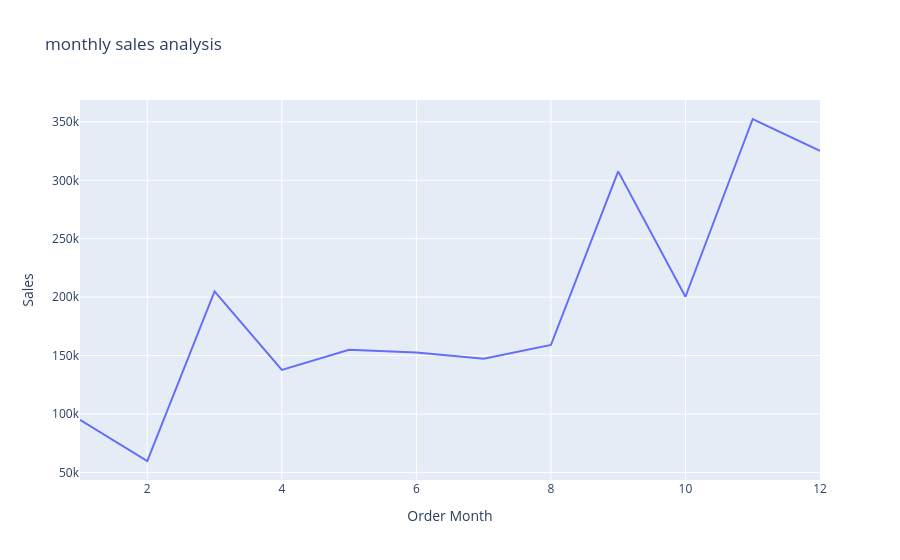

Here is the notebook cell this chart was saved with:
### Markdown cell above
# Monthly Sales Analysis

### Code cell
sales_by_month=data.groupby('Order Month')['Sales'].sum().reset_index()
fig=px.line(sales_by_month,
            x='Order Month',
            y='Sales',
            title='monthly sales analysis')
fig.show()

### Figure 1 — Plotly figure (JSON) as saved in the notebook; plotly's stock layout.template omitted (floating-point values rounded to 4 significant figures)
{"data": [{"hovertemplate": "Order Month=%{x}<br>Sales=%{y}<extra></extra>", "legendgroup": "", "line": {"color": "#636efa", "dash": "solid"}, "marker": {"symbol": "circle"}, "mode": "lines", "name": "", "orientation": "v", "showlegend": false, "type": "scatter", "x": [1, 2, 3, 4, 5, 6, 7, 8, 9, 10, 11, 12], "xaxis": "x", "y": [94920.0, 59750.0, 205000.0, 137800.0, 155000.0, 152700.0, 147200.0, 159000.0, 307600.0, 200300.0, 352500.0, 325300.0], "yaxis": "y"}], "layout": {"legend": {"tracegroupgap": 0}, "title": {"text": "monthly sales analysis"}, "xaxis": {"anchor": "y", "domain": [0, 1], "title": {"text": "Order Month"}}, "yaxis": {"anchor": "x", "domain": [0, 1], "title": {"text": "Sales"}}}}
